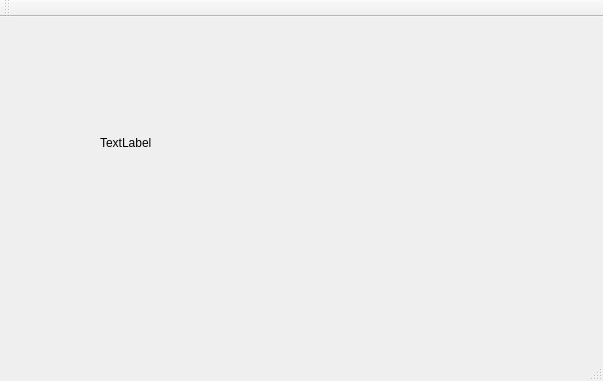
<?xml version="1.0" encoding="UTF-8"?>
<ui version="4.0">
 <class>MainWindow</class>
 <widget class="QMainWindow" name="MainWindow">
  <property name="geometry">
   <rect>
    <x>0</x>
    <y>0</y>
    <width>603</width>
    <height>381</height>
   </rect>
  </property>
  <property name="windowTitle">
   <string>MainWindow</string>
  </property>
  <widget class="QWidget" name="centralWidget">
   <widget class="QLabel" name="label">
    <property name="geometry">
     <rect>
      <x>30</x>
      <y>10</y>
      <width>51</width>
      <height>51</height>
     </rect>
    </property>
    <property name="text">
     <string/>
    </property>
    <property name="pixmap">
     <pixmap resource="res.qrc">:/new/person/workerPNG.png</pixmap>
    </property>
    <property name="scaledContents">
     <bool>true</bool>
    </property>
   </widget>
   <widget class="QLabel" name="gate1">
    <property name="geometry">
     <rect>
      <x>10</x>
      <y>190</y>
      <width>41</width>
      <height>31</height>
     </rect>
    </property>
    <property name="text">
     <string/>
    </property>
    <property name="pixmap">
     <pixmap resource="res.qrc">:/new/person/gate.png</pixmap>
    </property>
    <property name="scaledContents">
     <bool>true</bool>
    </property>
   </widget>
   <widget class="QLabel" name="gate2">
    <property name="geometry">
     <rect>
      <x>10</x>
      <y>270</y>
      <width>41</width>
      <height>41</height>
     </rect>
    </property>
    <property name="text">
     <string/>
    </property>
    <property name="pixmap">
     <pixmap resource="res.qrc">:/new/person/gate.png</pixmap>
    </property>
    <property name="scaledContents">
     <bool>true</bool>
    </property>
   </widget>
   <widget class="QLabel" name="gate3">
    <property name="geometry">
     <rect>
      <x>0</x>
      <y>230</y>
      <width>51</width>
      <height>41</height>
     </rect>
    </property>
    <property name="text">
     <string/>
    </property>
    <property name="pixmap">
     <pixmap resource="res.qrc">:/new/person/gate.png</pixmap>
    </property>
    <property name="scaledContents">
     <bool>true</bool>
    </property>
   </widget>
   <widget class="QLabel" name="gate4">
    <property name="geometry">
     <rect>
      <x>0</x>
      <y>140</y>
      <width>51</width>
      <height>51</height>
     </rect>
    </property>
    <property name="text">
     <string/>
    </property>
    <property name="pixmap">
     <pixmap resource="res.qrc">:/new/person/gate.png</pixmap>
    </property>
    <property name="scaledContents">
     <bool>true</bool>
    </property>
   </widget>
   <widget class="QLabel" name="water">
    <property name="geometry">
     <rect>
      <x>70</x>
      <y>220</y>
      <width>51</width>
      <height>51</height>
     </rect>
    </property>
    <property name="text">
     <string/>
    </property>
    <property name="pixmap">
     <pixmap resource="res.qrc">:/new/objects/water.png</pixmap>
    </property>
    <property name="scaledContents">
     <bool>false</bool>
    </property>
   </widget>
   <widget class="QLabel" name="_15Building">
    <property name="geometry">
     <rect>
      <x>60</x>
      <y>160</y>
      <width>31</width>
      <height>41</height>
     </rect>
    </property>
    <property name="text">
     <string/>
    </property>
    <property name="pixmap">
     <pixmap resource="res.qrc">:/new/objects/_15.png</pixmap>
    </property>
    <property name="scaledContents">
     <bool>true</bool>
    </property>
   </widget>
   <widget class="QLabel" name="_11Building">
    <property name="geometry">
     <rect>
      <x>250</x>
      <y>200</y>
      <width>41</width>
      <height>41</height>
     </rect>
    </property>
    <property name="text">
     <string/>
    </property>
    <property name="pixmap">
     <pixmap resource="res.qrc">:/new/objects/_11.png</pixmap>
    </property>
    <property name="scaledContents">
     <bool>true</bool>
    </property>
   </widget>
   <widget class="QLabel" name="_12Building">
    <property name="geometry">
     <rect>
      <x>200</x>
      <y>290</y>
      <width>54</width>
      <height>12</height>
     </rect>
    </property>
    <property name="text">
     <string/>
    </property>
    <property name="pixmap">
     <pixmap resource="res.qrc">:/new/objects/_12.png</pixmap>
    </property>
    <property name="scaledContents">
     <bool>true</bool>
    </property>
   </widget>
   <widget class="QLabel" name="_13Building">
    <property name="geometry">
     <rect>
      <x>320</x>
      <y>240</y>
      <width>54</width>
      <height>12</height>
     </rect>
    </property>
    <property name="text">
     <string/>
    </property>
    <property name="pixmap">
     <pixmap resource="res.qrc">:/new/objects/_13.png</pixmap>
    </property>
    <property name="scaledContents">
     <bool>true</bool>
    </property>
   </widget>
   <widget class="QLabel" name="_14Building">
    <property name="geometry">
     <rect>
      <x>160</x>
      <y>190</y>
      <width>54</width>
      <height>12</height>
     </rect>
    </property>
    <property name="text">
     <string/>
    </property>
    <property name="pixmap">
     <pixmap resource="res.qrc">:/new/objects/_14.png</pixmap>
    </property>
    <property name="scaledContents">
     <bool>true</bool>
    </property>
   </widget>
   <widget class="QLabel" name="_16Building">
    <property name="geometry">
     <rect>
      <x>370</x>
      <y>180</y>
      <width>16</width>
      <height>16</height>
     </rect>
    </property>
    <property name="text">
     <string/>
    </property>
    <property name="pixmap">
     <pixmap resource="res.qrc">:/new/objects/_16.png</pixmap>
    </property>
    <property name="scaledContents">
     <bool>true</bool>
    </property>
   </widget>
   <widget class="QLabel" name="waterText">
    <property name="geometry">
     <rect>
      <x>100</x>
      <y>120</y>
      <width>54</width>
      <height>12</height>
     </rect>
    </property>
    <property name="text">
     <string>TextLabel</string>
    </property>
   </widget>
   <widget class="QLabel" name="_21Building">
    <property name="geometry">
     <rect>
      <x>210</x>
      <y>120</y>
      <width>54</width>
      <height>12</height>
     </rect>
    </property>
    <property name="text">
     <string/>
    </property>
    <property name="pixmap">
     <pixmap resource="res.qrc">:/new/objects/_21.png</pixmap>
    </property>
    <property name="scaledContents">
     <bool>true</bool>
    </property>
   </widget>
   <widget class="QLabel" name="_22Building">
    <property name="geometry">
     <rect>
      <x>30</x>
      <y>30</y>
      <width>54</width>
      <height>12</height>
     </rect>
    </property>
    <property name="text">
     <string/>
    </property>
    <property name="pixmap">
     <pixmap resource="res.qrc">:/new/objects/_22.png</pixmap>
    </property>
    <property name="scaledContents">
     <bool>true</bool>
    </property>
   </widget>
   <widget class="QLabel" name="_25Building">
    <property name="geometry">
     <rect>
      <x>40</x>
      <y>40</y>
      <width>54</width>
      <height>12</height>
     </rect>
    </property>
    <property name="text">
     <string/>
    </property>
    <property name="pixmap">
     <pixmap resource="res.qrc">:/new/objects/_25.png</pixmap>
    </property>
    <property name="scaledContents">
     <bool>true</bool>
    </property>
   </widget>
   <widget class="QLabel" name="_23Building">
    <property name="geometry">
     <rect>
      <x>50</x>
      <y>50</y>
      <width>54</width>
      <height>12</height>
     </rect>
    </property>
    <property name="text">
     <string/>
    </property>
    <property name="pixmap">
     <pixmap resource="res.qrc">:/new/objects/_23.png</pixmap>
    </property>
    <property name="scaledContents">
     <bool>true</bool>
    </property>
   </widget>
   <widget class="QLabel" name="_24Building">
    <property name="geometry">
     <rect>
      <x>60</x>
      <y>60</y>
      <width>54</width>
      <height>12</height>
     </rect>
    </property>
    <property name="text">
     <string/>
    </property>
    <property name="pixmap">
     <pixmap resource="res.qrc">:/new/objects/_24.png</pixmap>
    </property>
    <property name="scaledContents">
     <bool>true</bool>
    </property>
   </widget>
   <widget class="QLabel" name="_26Building">
    <property name="geometry">
     <rect>
      <x>70</x>
      <y>70</y>
      <width>54</width>
      <height>12</height>
     </rect>
    </property>
    <property name="text">
     <string/>
    </property>
    <property name="pixmap">
     <pixmap resource="res.qrc">:/new/objects/_26.png</pixmap>
    </property>
    <property name="scaledContents">
     <bool>true</bool>
    </property>
   </widget>
   <widget class="QLabel" name="_6Building">
    <property name="geometry">
     <rect>
      <x>80</x>
      <y>80</y>
      <width>54</width>
      <height>12</height>
     </rect>
    </property>
    <property name="text">
     <string/>
    </property>
    <property name="pixmap">
     <pixmap resource="res.qrc">:/new/objects/_6.png</pixmap>
    </property>
    <property name="scaledContents">
     <bool>true</bool>
    </property>
   </widget>
   <widget class="QLabel" name="bigMap">
    <property name="geometry">
     <rect>
      <x>440</x>
      <y>230</y>
      <width>54</width>
      <height>12</height>
     </rect>
    </property>
    <property name="text">
     <string/>
    </property>
    <property name="pixmap">
     <pixmap resource="res.qrc">:/new/objects/bigmap.png</pixmap>
    </property>
    <property name="scaledContents">
     <bool>true</bool>
    </property>
   </widget>
  </widget>
  <widget class="QMenuBar" name="menuBar">
   <property name="geometry">
    <rect>
     <x>0</x>
     <y>0</y>
     <width>603</width>
     <height>23</height>
    </rect>
   </property>
  </widget>
  <widget class="QToolBar" name="mainToolBar">
   <attribute name="toolBarArea">
    <enum>TopToolBarArea</enum>
   </attribute>
   <attribute name="toolBarBreak">
    <bool>false</bool>
   </attribute>
  </widget>
  <widget class="QStatusBar" name="statusBar"/>
 </widget>
 <layoutdefault spacing="6" margin="11"/>
 <resources>
  <include location="res.qrc"/>
 </resources>
 <connections/>
</ui>
